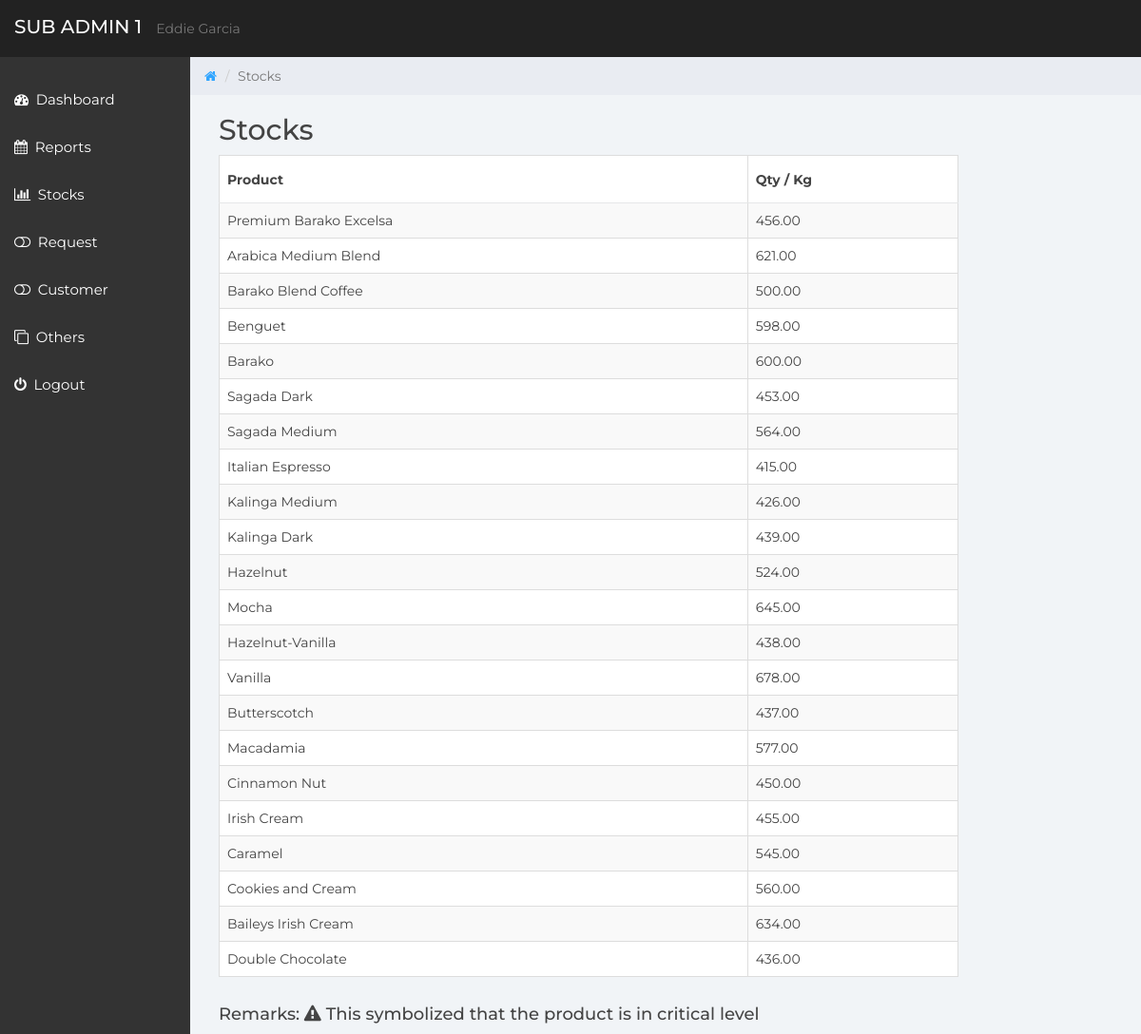
Page /Sub-admin/subadmin1/stocks.php on the committed database.
### tables this page shows
CREATE TABLE IF NOT EXISTS `stock` (
  `stockid` int(15) UNSIGNED NOT NULL AUTO_INCREMENT,
  `productid` int(15) NOT NULL,
  `quantity` double(10,2) NOT NULL,
  `stockin` double(10,2) NOT NULL,
  `date_in` timestamp NOT NULL,
  `stockout` double(10,2) NOT NULL,
  `date_out` timestamp NOT NULL,
  `branchid` int(15) NOT NULL,
  `accountid` int(15) NOT NULL,
  PRIMARY KEY (`stockid`),
  UNIQUE KEY `stockid_UNIQUE` (`stockid`)
);

CREATE TABLE IF NOT EXISTS `products` (
  `productid` int(15) UNSIGNED NOT NULL AUTO_INCREMENT,
  `productname` varchar(201) NOT NULL,
  `branchid` int(11) NOT NULL,
  `status` varchar(201) DEFAULT NULL,
  PRIMARY KEY (`productid`),
  UNIQUE KEY `productid_UNIQUE` (`productid`)
);

### Sub-admin/subadmin1/stocks.php (the view, shortened to what this page needs)
<?php include('include/header.php'); ?>
<?php include('include/sidebar.php'); ?>
	<div class="col-sm-9 col-sm-offset-3 col-lg-10 col-lg-offset-2 main">
		<div class="row">
			<ol class="breadcrumb">
				<li><a href="#">
					<em class="fa fa-home"></em>
				</a></li>
				<li class="active">Stocks</li>
			</ol>
		</div>
		<main role="main" class="col-md-9 ml-sm-auto col-lg-10 pt-3 px-4">
			<div class="d-flex justify-content-between flex-wrap flex-md-nowrap align-items-center pb-2 mb-3">
				<h1 class="h2">Stocks</h1>
			</div>
			<?php
				$sql = "SELECT * from ((stock left join products on stock.productid = products.productid)
				left join branch on stock.branchid = branch.branchid) where branch.branchid = 1";
			?>
			<div class="table-responsive">
				<table class="table table-bordered table-striped table-sm">
					<thead>
						<tr>
							<th>Product</th>
							<th>Qty / Kg</th>
						</tr>
					</thead>
					<tbody>
					<?php
						if($result = mysqli_query($conn, $sql)) {
							while($row = mysqli_fetch_assoc($result)){
					?>
						<tr>
							<td> <?php echo $row["productname"]; ?> </td>
							<td> <?php echo $row["quantity"]; ?> </td>
						</tr>
					<?php
							}
						}
					?>
					</tbody>
				</table>
			</div>
			<div class="d-flex justify-content-between flex-wrap flex-md-nowrap align-items-center pb-2 mb-3">
				<h1 class="h4">Remarks: <em class="fa fa-warning"></em>  This symbolized that the product is in critical level</h1>
			</div>
		</main>
		</div>
</body>
</html>

### Sub-admin/subadmin1/css/styles.css (style rules this page uses)
body { background: #f1f4f7; padding-top: 60px; font-size: 14px; color: #444444; font-family: "Montserrat", "Helvetica Neue", Helvetica, Arial, sans-serif; }
a, a:hover, a:focus { color: #30a5ff; }
h1, h2, h3, h4, h5, h6 { color: #444444; }
h1 { font-weight: 300; font-size: 40px; }
.breadcrumb { border-radius: 0; padding: 10px 15px 10px 15px; background: #e9ecf2; margin: 0; }
.table { background: #fff; }
.table > thead > tr > th { border-bottom: 1px solid #e6e7e8; vertical-align: middle; height: 50px; }

### rows in the picture
stock: productid.productname "Premium Barako Excelsa", quantity "456.00"
stock: productid.productname "Arabica Medium Blend", quantity "621.00"
stock: productid.productname "Barako Blend Coffee", quantity "500.00"
stock: productid.productname "Benguet", quantity "598.00"
stock: productid.productname "Barako", quantity "600.00"
stock: productid.productname "Sagada Dark", quantity "453.00"
stock: productid.productname "Sagada Medium", quantity "564.00"
stock: productid.productname "Italian Espresso", quantity "415.00"
stock: productid.productname "Kalinga Medium", quantity "426.00"
stock: productid.productname "Kalinga Dark", quantity "439.00"
stock: productid.productname "Hazelnut", quantity "524.00"
stock: productid.productname "Mocha", quantity "645.00"
stock: productid.productname "Hazelnut-Vanilla", quantity "438.00"
stock: productid.productname "Vanilla", quantity "678.00"
stock: productid.productname "Butterscotch", quantity "437.00"
stock: productid.productname "Macadamia", quantity "577.00"
stock: productid.productname "Cinnamon Nut", quantity "450.00"
stock: productid.productname "Irish Cream", quantity "455.00"
stock: productid.productname "Caramel", quantity "545.00"
stock: productid.productname "Cookies and Cream", quantity "560.00"
stock: productid.productname "Baileys Irish Cream", quantity "634.00"
stock: productid.productname "Double Chocolate", quantity "436.00"
